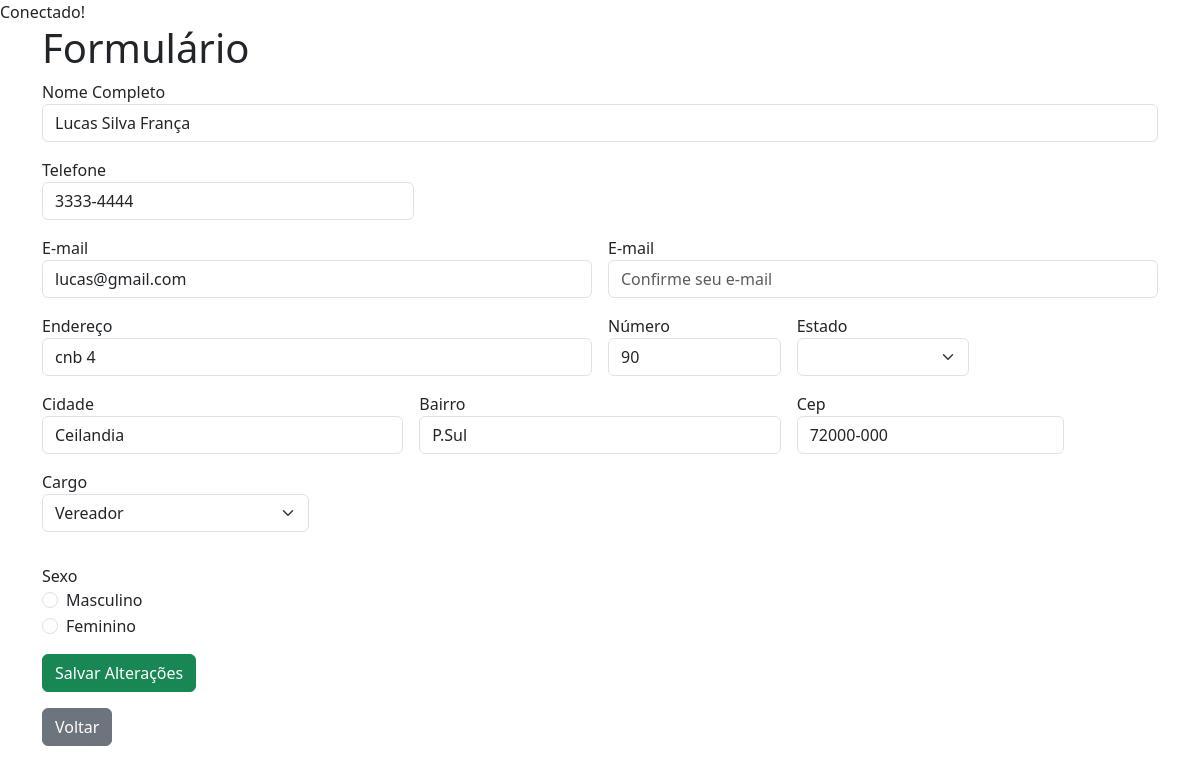
/pesquisar_edit.php?id=2, run on the app's committed database.
### tables this page shows
CREATE TABLE `formulario` (
  `cod_pessoa` int(11) NOT NULL,
  `nome` varchar(150) NOT NULL,
  `telefone` varchar(50) NOT NULL,
  `email1` varchar(150) NOT NULL,
  `email2` varchar(150) NOT NULL,
  `endereco` varchar(200) NOT NULL,
  `numero` int(50) NOT NULL,
  `estado` varchar(20) NOT NULL,
  `cidade` varchar(100) NOT NULL,
  `bairro` varchar(100) NOT NULL,
  `cep` varchar(20) NOT NULL,
  `cargo` varchar(50) NOT NULL,
  `sexo` varchar(30) NOT NULL
);

### pesquisar_edit.php (the view, shortened to what this page needs)
<!doctype html>
<html lang="en">
  <head>
    <link rel='stylesheet' href='stylesheet.css'>
    <link rel="stylesheet" href="css/bootstrap.min.css">
  </head>
  <body>
    <?php
        include "conexao.php";
        $id = $_GET['id'] ?? '';
        $sql = "SELECT * FROM formulario WHERE cod_pessoa = $id";
        $dados = mysqli_query($conn, $sql);
        $linha = mysqli_fetch_assoc($dados);
    ?>
     <div class= "container">
        <div class= "row">
            <div class="col">
                <h1>Formulário</h1>
                <form action="edit_script.php" method="POST">
                    <div class="mb-3">
                        <label for="nome">Nome Completo</label>
                        <input type="text" class="form-control" placeholder="Digite seu nome" name="nome" required value="<?php echo $linha['nome'];?>">
                    </div>
                    <div class="mb-3 col-sm-4">
                         <label for="telefone">Telefone</label>
                        <input type="text" class="form-control" placeholder="( xx ) 9 xxxx-xxxx" name="telefone" value="<?php echo $linha['telefone'];?>">
                    </div>
                    <div class="mb-3 row g-3">
                            <div class="col-sm-6">
                                <label for="email1">E-mail</label>
                                <input type="email" class="form-control" placeholder="Digite seu e-mail" name ="email1" value="<?php echo $linha['email1'];?>">
                            </div>
                            <div class="col-sm-6">
                                <label for="email2">E-mail</label>
                                <input type="email" class="form-control" placeholder="Confirme seu e-mail" name ="email2" value="<?php echo $linha['email2'];?>">
                            </div>
                    </div>
                       <div class="mb-3 row g-3">
                                <div class="col-sm-6">
                                    <label for="endereco">Endereço</label>
                                    <input type="text" class="form-control" placeholder="Endereço" name ="endereco" value="<?php echo $linha['endereco'];?>">
                                </div>
                                <div class="col-sm-2">
                                    <label for="numero">Número</label>
                                    <input type="text" class="form-control" placeholder="N°" name ="numero" value="<?php echo $linha['numero'];?>">
                                </div>
                                <div class="col-sm-2">
                                    <label for="Estado">Estado</label>
                                    <select class="form-select" name="estado" value="<?php echo $linha['estado'];?>">
                                        <option selected></option>
                                        <option value="AC">AC</option>
                                    </select>
                                </div>
                        </div>
                            <div class="mb-3 row g-3">
                                <div class="col-sm-4">
                                    <label for="Cidade">Cidade</label>
                                    <input type="text" class="form-control" placeholder="Cidade" name="cidade" value="<?php echo $linha['cidade'];?>">
                                </div>
                                <div class="col-sm-4">
                                    <label for="Bairro">Bairro</label>
                                    <input type="text" class="form-control" placeholder="Bairro" name="bairro" value="<?php echo $linha['bairro'];?>">
                                </div>
                                <div class="col-sm-3">
                                    <label for="cep">Cep</label>
                                    <input type="text" class="form-control" placeholder="xxxxx-xxx" name ="cep" value="<?php echo $linha['cep'];?>">
                                </div>
                            </div>
                            <div class="mb-3 row g-3">
                                        <div class="col-sm-3">
                                            <label for="nomeCargo">Cargo</label>
                                            <select id='cargo' class='form-select' name='cargo'>
                                                <option value="Vereador">Vereador</option>
                                            </select>
                                        </div>
                            </div>
                        <div class="mb-3">
                            <span>Sexo</span>
                                <div class="form-check">
                                    <label for="sexo-masculino">Masculino</label>
                                    <input class="form-check-input" type="radio" name = "sexo" value ="Masculino">
                                    </div>
                                <div class="form-check">
                                    <label for="sexo-feminino">Feminino</label>
                                    <input class="form-check-input" type="radio" name ="sexo" value ="Feminino">
                                    </div>
                        </div>
                    <div class="mb-3">
                        <input type="submit" class="btn btn-success" value="Salvar Alterações">
                    </div>
                </form>
                <a href="pesquisar.php" class="btn btn-secondary" >Voltar</a>
            </div>
        </div>
    </div>
  </body>
</html>

### data on the page
formulario: nome "Lucas Silva França", telefone "3333-4444", email1 "lucas@gmail.com", endereco "cnb 4", numero "90", cidade "Ceilandia", bairro "P.Sul", cep "72000-000"
